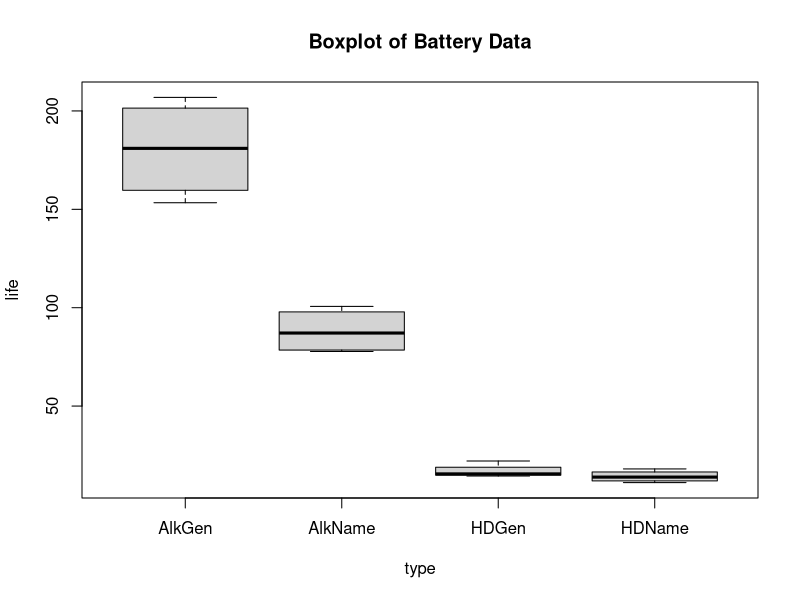
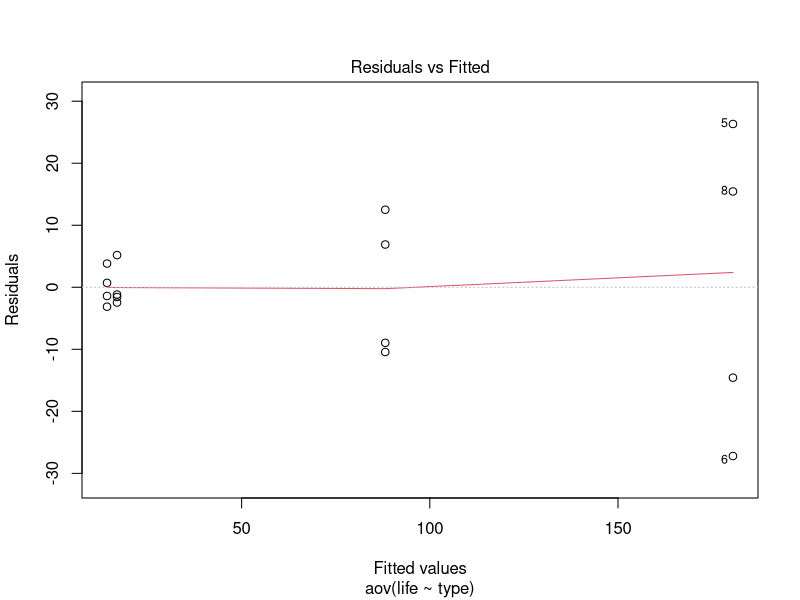
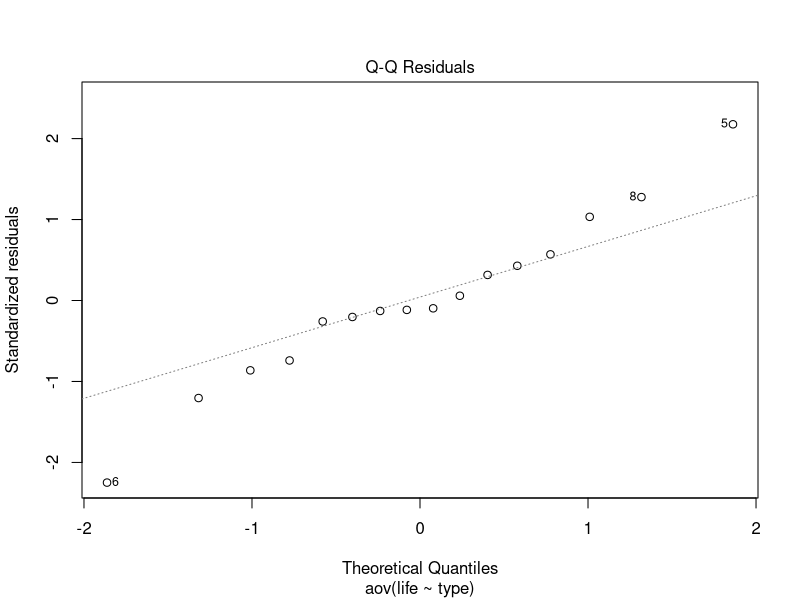
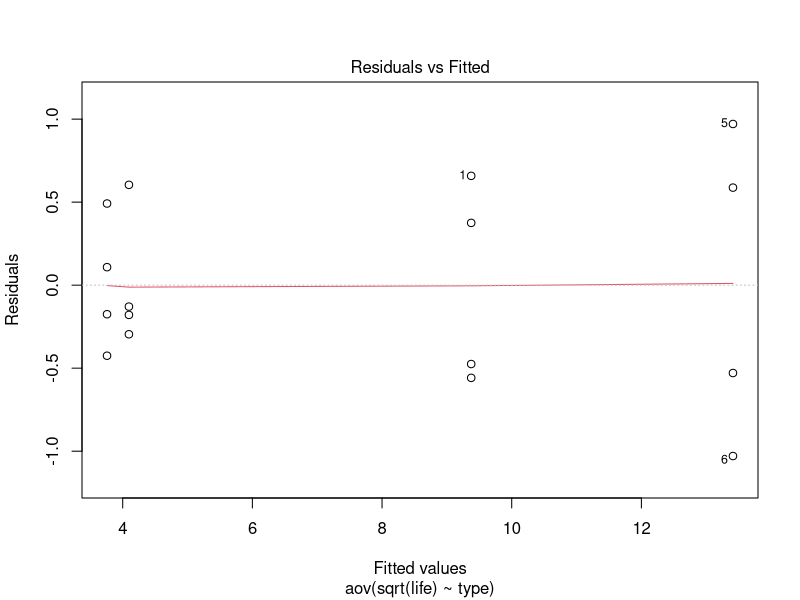
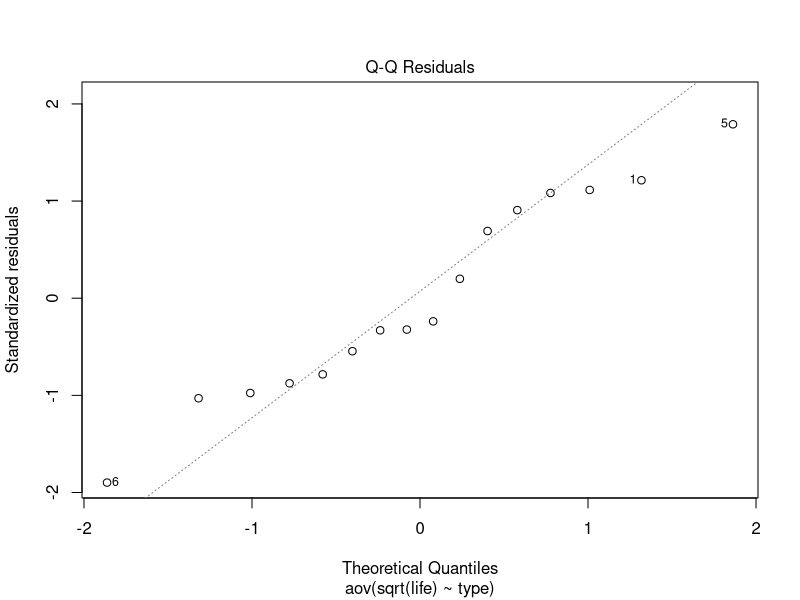
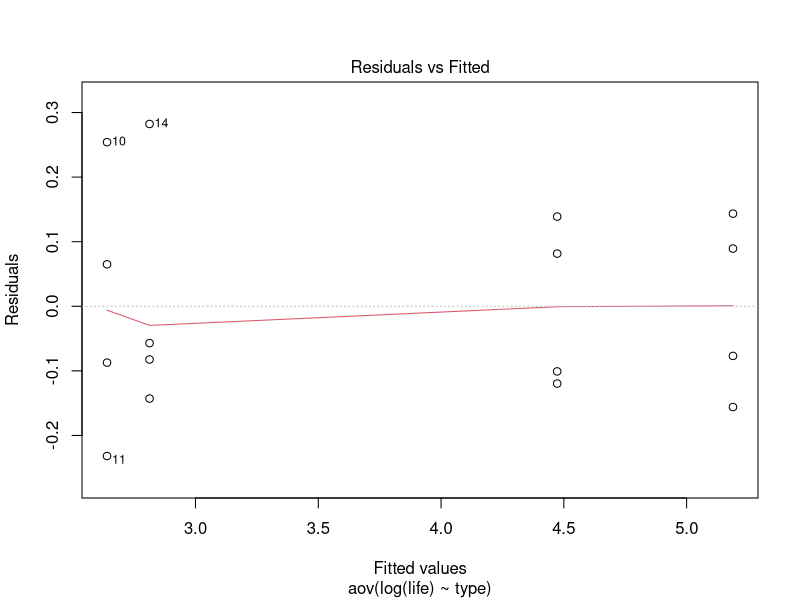
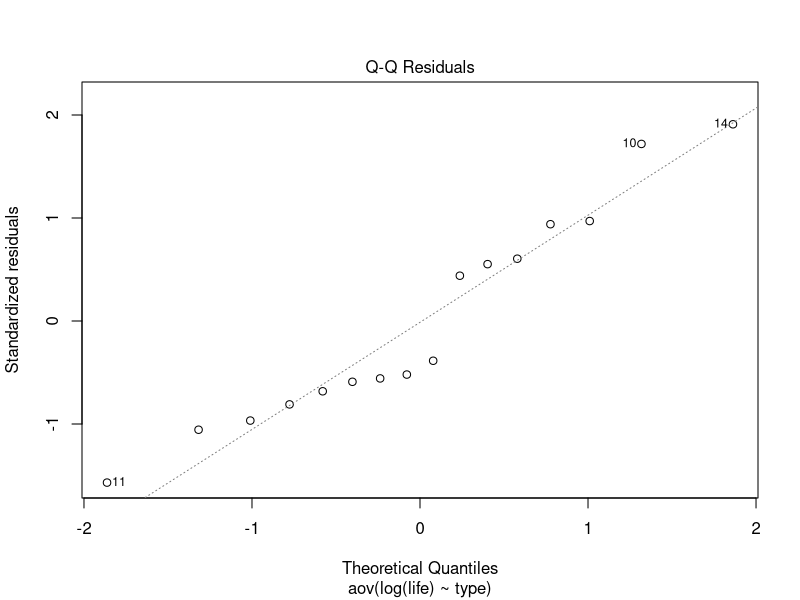
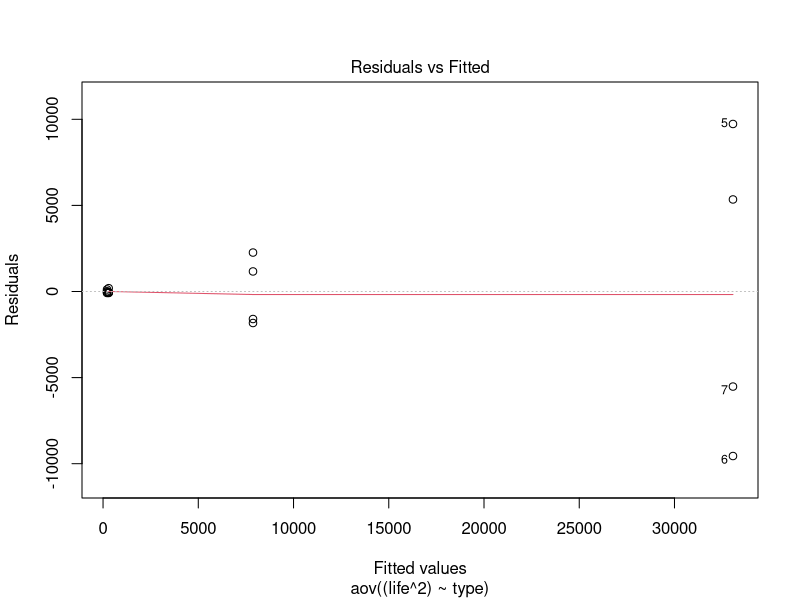

Write the R code that produced these figures, in order. (Note: this script raises an error after producing the figures.)
###############################################################################
#### Setup
###############################################################################
## Install and load libraries
# ipak function taken from: https://gist.github.com/stevenworthington/3178163
ipak <- function(pkg) {
  new.pkg <- pkg[!(pkg %in% installed.packages()[, "Package"])]
  if (length(new.pkg))
    install.packages(new.pkg, dependencies = TRUE)
  sapply(pkg, require, character.only = TRUE)
}
packages <- c("ggplot2", "reshape2", "gridExtra", "TSA", "astsa", "orcutt",
              "nlme", "fGarch", "vars", "lsmeans")
ipak(packages)

###############################################################################
#### Data Input
###############################################################################
type<-c("AlkName","AlkName","AlkName","AlkName","AlkGen","AlkGen",
        "AlkGen","AlkGen","HDName","HDName","HDName","HDName",
        "HDGen","HDGen","HDGen","HDGen")

life<-c(100.668, 77.734,79.210,95.063,206.880,153.347,165.980,196.000,
        14.951,18.063,11.111,12.840,15.340,22.090,15.734, 14.440)

batt<-data.frame(type=type, life=life)

###############################################################################
#### Problem 1
###############################################################################
png("./figures/battery-boxplot.png", width = 1024, height = 576)
  boxplot(life ~ type, main="Boxplot of Battery Data")
dev.off()

###############################################################################
#### Problem 2
###############################################################################
## Part B
lifeAnova = aov(life~type, data=batt)
summary(lifeAnova)

png("./figures/original-ResidualVsFitted.png", width = 1024, height = 576)
  plot(lifeAnova,1)
dev.off()

png("./figures/original-QQ.png", width = 1024, height = 576)
  plot(lifeAnova,2)
dev.off()

###############################################################################
#### Problem 3
###############################################################################
## Part B
sqrtLifeAnova = aov(sqrt(life)~type, data=batt)
summary(sqrtLifeAnova)

png("./figures/root-ResidualVsFitted.png", width = 1024, height = 576)
  plot(sqrtLifeAnova,1)
dev.off()

png("./figures/root-QQ.png", width = 1024, height = 576)
  plot(sqrtLifeAnova,2)
dev.off()

###############################################################################
#### Problem 4
###############################################################################
## Part B
logLifeAnova = aov(log(life)~type, data=batt)
summary(logLifeAnova)

png("./figures/log-ResidualVsFitted.png", width = 1024, height = 576)
  plot(logLifeAnova,1)
dev.off()

png("./figures/log-QQ.png", width = 1024, height = 576)
  plot(logLifeAnova,2)
dev.off()

###############################################################################
#### Problem 5
###############################################################################
## Part B
squareLifeAnova = aov((life^2)~type, data=batt)
summary(squareLifeAnova)

png("./figures/square-ResidualVsFitted.png", width = 1024, height = 576)
  plot(squareLifeAnova,1)
dev.off()

png("./figures/square-QQ.png", width = 1024, height = 576)
  plot(squareLifeAnova,2)
dev.off()

###############################################################################
#### Problem 7
###############################################################################
sqrtLifeLSM = lsmeans(sqrtLifeAnova, ~ type)
contrast(sqrtLifeLSM, method='pairwise')

###############################################################################
#### Problem 8
###############################################################################
hotdog=read.table("hotdogs.txt",header=TRUE)

png("./figures/hotdog-boxplot.png", width = 1024, height = 576)
  boxplot(hotdog$Calories~hotdog$Type, main="Boxplot of Hotdog Types vs Calories")
dev.off()

hotdogModel = aov(Calories ~ Type, data=hotdog)
summary(hotdogModel)
hotdogLSM = lsmeans(hotdogModel, ~Type)
contrast(hotdogLSM, method='pairwise')
